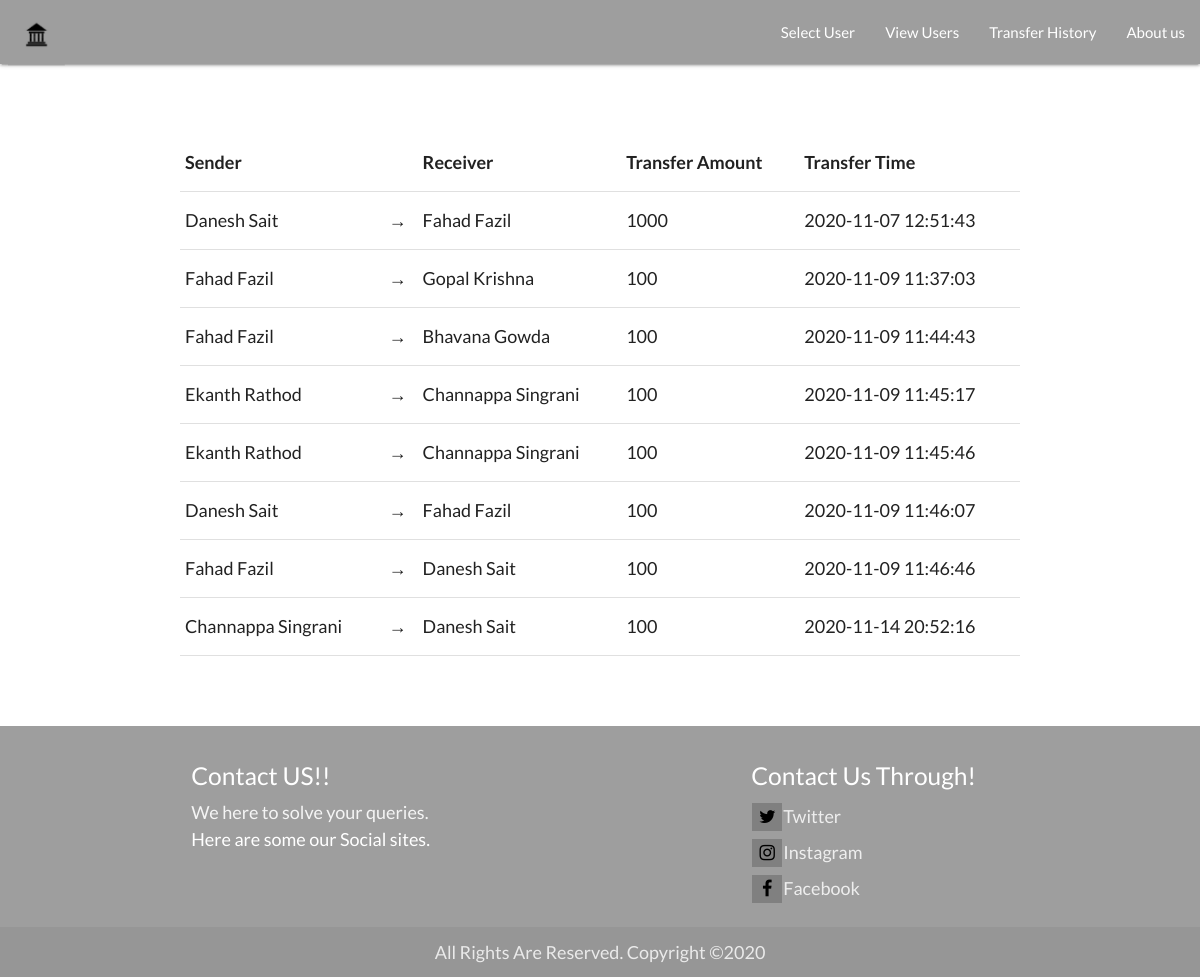
Page /transferHistory.php on the committed database.
### tables this page shows
CREATE TABLE `transfer_history` (
  `t_id` int(11) NOT NULL,
  `t_sender` varchar(255) NOT NULL,
  `t_receiver` varchar(255) NOT NULL,
  `t_amount` int(11) NOT NULL,
  `t_time` datetime NOT NULL DEFAULT current_timestamp()
);

### transferHistory.php (the view, shortened to what this page needs)
<?php
	include('db_connect.php');
	$sql = 'SELECT * FROM transfer_history ORDER BY t_id';
	$result = mysqli_query($conn, $sql);
	$history = mysqli_fetch_all($result, MYSQLI_ASSOC);
?>
<!DOCTYPE html>
<html>
<head>
	<link rel="stylesheet" href="https://cdnjs.cloudflare.com/ajax/libs/materialize/1.0.0/css/materialize.min.css">
    <link rel="stylesheet" type="text/css" href="style.css">
</head>
<body>
	<?php include('navbar.php'); ?>
	<section>
		<div class="wrapper">
			<form action="singleUser.php" method="POST">
				<div class="container" style="margin: 70px auto">
				<table class="highlight center">
					<tr>
						<th>Sender</th>
						<th></th>
						<th>Receiver</th>
						<th>Transfer Amount</th>
						<th>Transfer Time</th>
					</tr>
					<?php
						foreach($history as $hist) {
							echo "<tr><td> ".$hist['t_sender']."</td><td>&rarr;</td><td>".$hist['t_receiver']."</td><td>".$hist['t_amount']."</td><td>".$hist['t_time']."</td></tr>";
						}
					?>
				</table>
			</div>
	</section>
	<?php include('footer.php'); ?>
</body>
</html>

### style.css (style rules this page uses)
* { margin: 0; padding: 0; box-sizing: border-box; }
body { font-size: 18px; font-family: "Lato", serif; }

### rows in the picture
transfer_history: t_sender "Danesh Sait", t_receiver "Fahad Fazil", t_amount "1000", t_time "2020-11-07 12:51:43"
transfer_history: t_sender "Fahad Fazil", t_receiver "Gopal Krishna", t_amount "100", t_time "2020-11-09 11:37:03"
transfer_history: t_sender "Fahad Fazil", t_receiver "Bhavana Gowda", t_amount "100", t_time "2020-11-09 11:44:43"
transfer_history: t_sender "Ekanth Rathod", t_receiver "Channappa Singrani", t_amount "100", t_time "2020-11-09 11:45:17"
transfer_history: t_sender "Ekanth Rathod", t_receiver "Channappa Singrani", t_amount "100", t_time "2020-11-09 11:45:46"
transfer_history: t_sender "Danesh Sait", t_receiver "Fahad Fazil", t_amount "100", t_time "2020-11-09 11:46:07"
transfer_history: t_sender "Fahad Fazil", t_receiver "Danesh Sait", t_amount "100", t_time "2020-11-09 11:46:46"
transfer_history: t_sender "Channappa Singrani", t_receiver "Danesh Sait", t_amount "100", t_time "2020-11-14 20:52:16"
